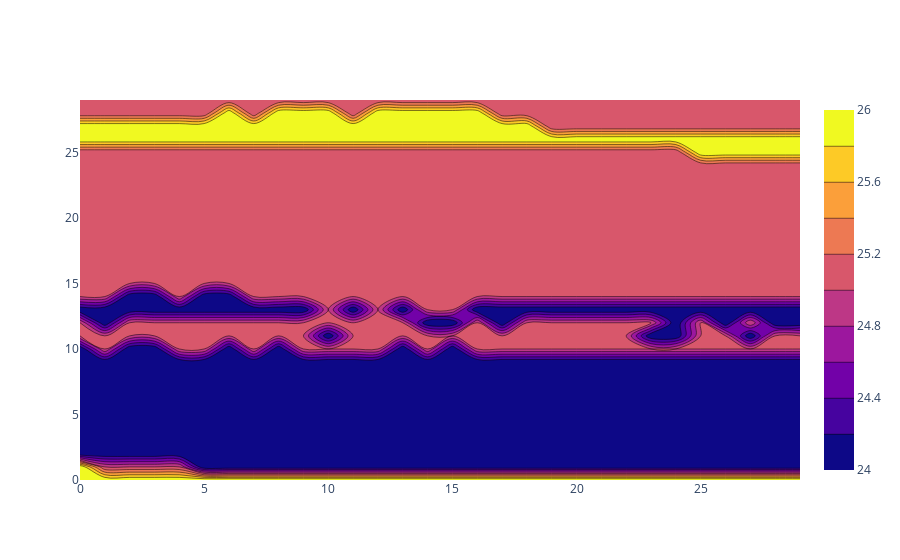

Write notebook code for a chart like this one.
### Code cell
import numpy as np
tempGrid = np.reshape(tempArray[:900], (-1,30))

import plotly.graph_objects as go

fig = go.Figure(data =
    go.Contour(
        z=tempGrid,
        
    ))
fig.show()

### Figure 1 — Plotly figure (JSON) as saved in the notebook; plotly's stock layout.template omitted (floating-point values rounded to 4 significant figures; data arrays with more than 128 entries replaced by an {"elided": "..."} marker saying what was removed)
{"data": [{"type": "contour", "z": {"elided": "30x30 int values"}}], "layout": {}}
